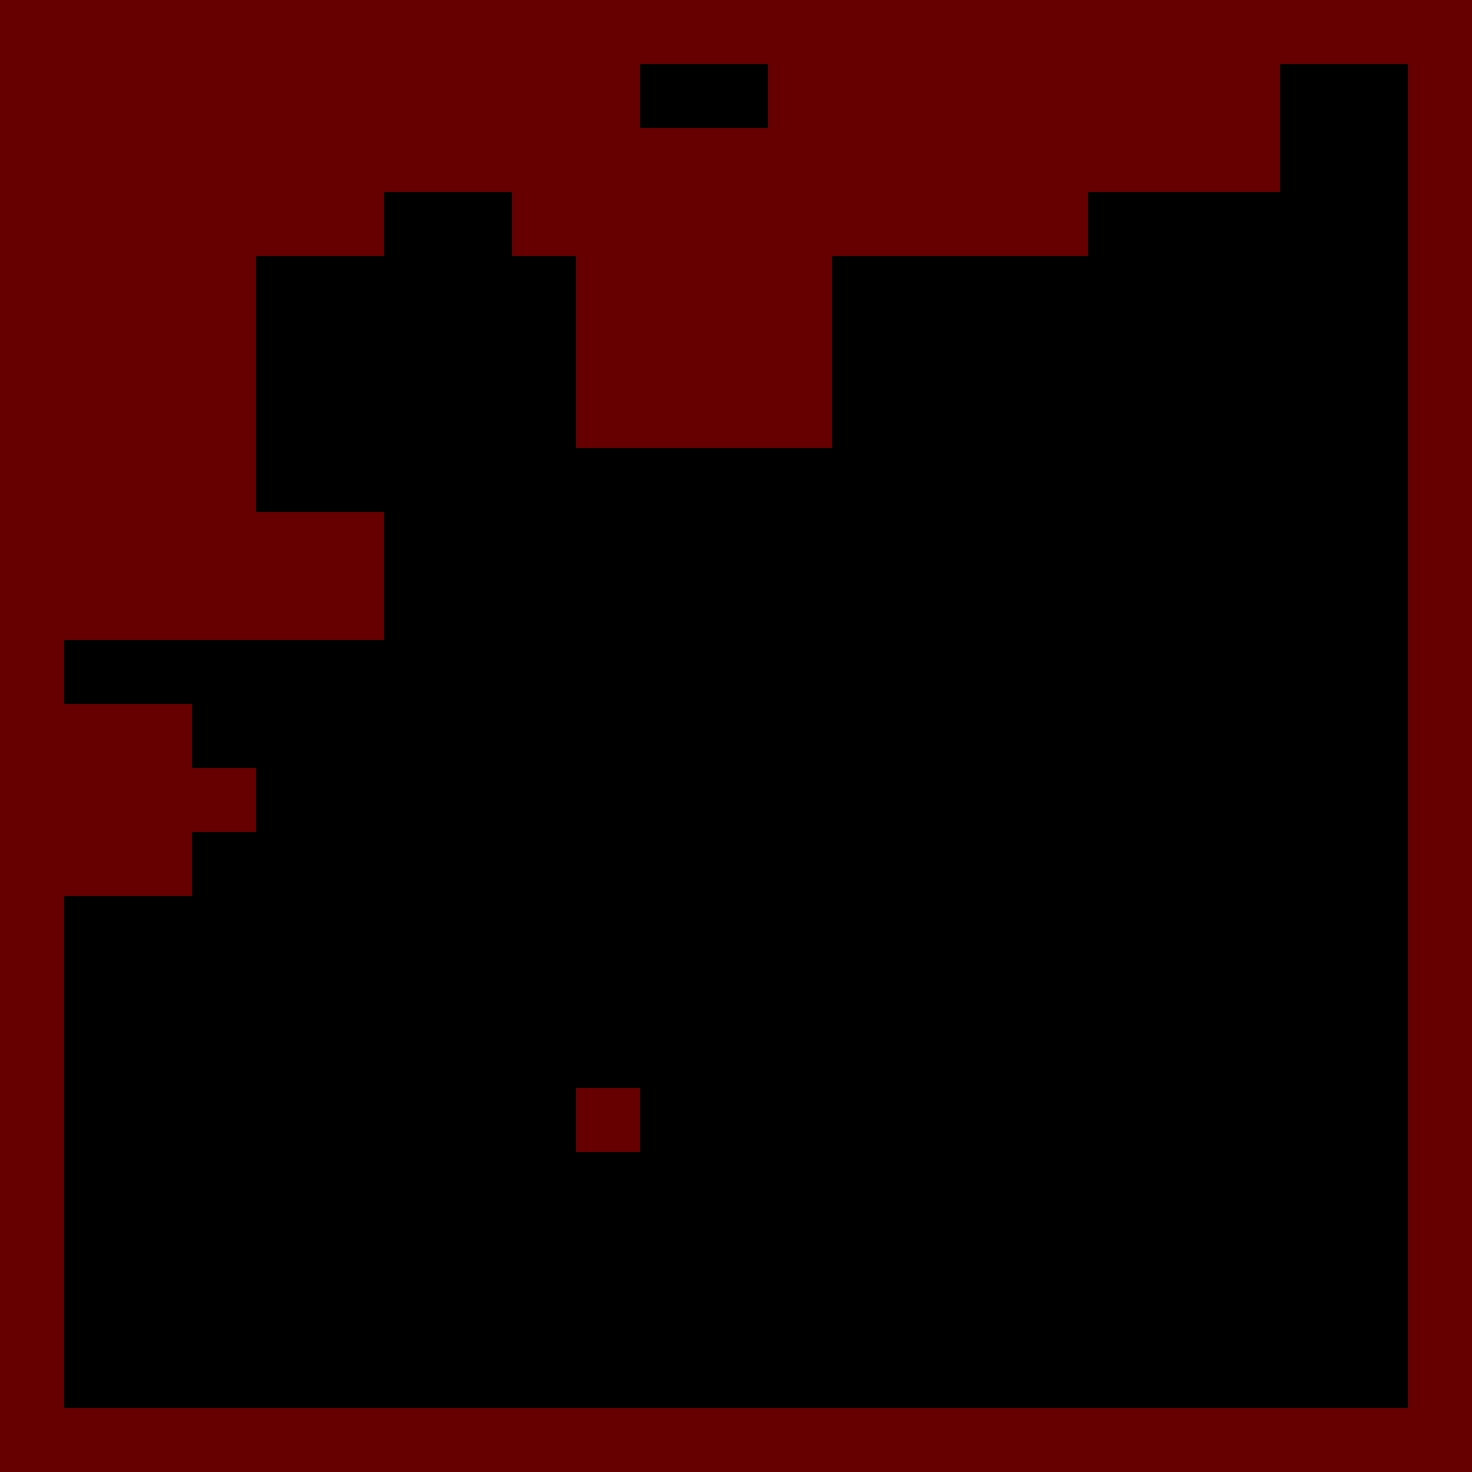

This game map was drawn from its Tiled (.tmx) file and the tilesets committed beside it. A one-line description and the full map source follow:
An orthogonal 23x23 tile map with 64x64 px tiles, 1 tile layer (碰撞（红色）), 2 tilesets.

<map version="1.0" tiledversion="1.1.6" orientation="orthogonal" renderorder="left-up" width="23" height="23" tilewidth="64" tileheight="64" infinite="0" nextobjectid="1"><tileset firstgid="1" name="tile_res" tilewidth="64" tileheight="64" tilecount="2" columns="2"><image source="../misc/tile_res.png" width="128" height="64" /></tileset><tileset firstgid="3" name="tile_res" tilewidth="64" tileheight="64" tilecount="2" columns="2"><image source="../misc/tile_res.png" width="128" height="64" /></tileset><imagelayer name="背景"><image source="mdata.jpg" width="1500" height="1500" /></imagelayer><layer name="碰撞（红色）" width="23" height="23"><data encoding="csv">1,1,1,1,1,1,1,1,1,1,1,1,1,1,1,1,1,1,1,1,1,1,1,1,1,1,1,1,1,1,1,1,1,0,0,1,1,1,1,1,1,1,1,0,0,1,1,1,1,1,1,1,1,1,1,1,1,1,1,1,1,1,1,1,1,1,0,0,1,1,1,1,1,1,1,0,0,1,1,1,1,1,1,1,1,1,0,0,0,0,0,1,1,1,1,1,0,0,0,0,0,1,1,1,1,0,0,0,0,0,0,0,0,0,1,1,1,1,1,0,0,0,0,0,1,1,1,1,0,0,0,0,0,0,0,0,0,1,1,1,1,1,0,0,0,0,0,1,1,1,1,0,0,0,0,0,0,0,0,0,1,1,1,1,1,0,0,0,0,0,0,0,0,0,0,0,0,0,0,0,0,0,0,1,1,1,1,1,1,1,0,0,0,0,0,0,0,0,0,0,0,0,0,0,0,0,1,1,1,1,1,1,1,0,0,0,0,0,0,0,0,0,0,0,0,0,0,0,0,1,1,0,0,0,0,0,0,0,0,0,0,0,0,0,0,0,0,0,0,0,0,0,1,1,1,1,0,0,0,0,0,0,0,0,0,0,0,0,0,0,0,0,0,0,0,1,1,1,1,1,0,0,0,0,0,0,0,0,0,0,0,0,0,0,0,0,0,0,1,1,1,1,0,0,0,0,0,0,0,0,0,0,0,0,0,0,0,0,0,0,0,1,1,0,0,0,0,0,0,0,0,0,0,0,0,0,0,0,0,0,0,0,0,0,1,1,0,0,0,0,0,0,0,0,0,0,0,0,0,0,0,0,0,0,0,0,0,1,1,0,0,0,0,0,0,0,0,0,0,0,0,0,0,0,0,0,0,0,0,0,1,1,0,0,0,0,0,0,0,0,1,0,0,0,0,0,0,0,0,0,0,0,0,1,1,0,0,0,0,0,0,0,0,0,0,0,0,0,0,0,0,0,0,0,0,0,1,1,0,0,0,0,0,0,0,0,0,0,0,0,0,0,0,0,0,0,0,0,0,1,1,0,0,0,0,0,0,0,0,0,0,0,0,0,0,0,0,0,0,0,0,0,1,1,0,0,0,0,0,0,0,0,0,0,0,0,0,0,0,0,0,0,0,0,0,1,1,1,1,1,1,1,1,1,1,1,1,1,1,1,1,1,1,1,1,1,1,1,1</data></layer></map>
